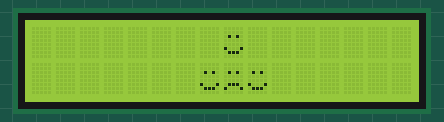
Simulated run of this sketch. Board: Arduino Uno, built with avr-gcc and run on an emulated ATmega328P. On the bench: 16×2 character LCD.

Above: at 0.2 s.
At 1.7 s:
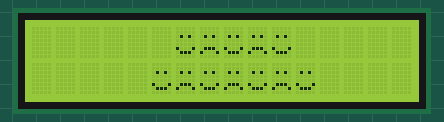
At 3.2 s:
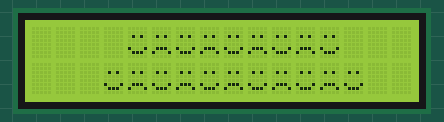
At 5.5 s:
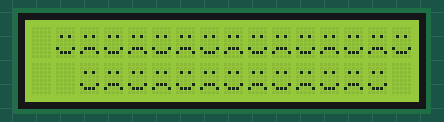
At 8.5 s:
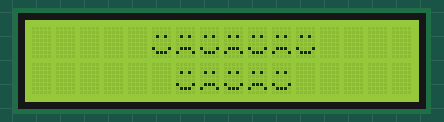
At 11.4 s:
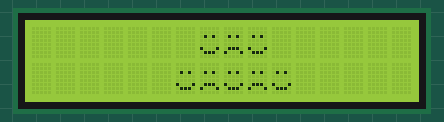

Measured:
- by itself, everything shown: repeats every 10.5 s, in 14 steps
- what the display in image 1 shows lasts 0.7 s, from 1.7 s to 2.4 s
- what the display in image 2 shows lasts 0.7 s, from 3.2 s to 3.9 s

The sketch:

ArduinoLCD_I2C_Diamond.ino
```cpp
#include<Wire.h>
#include <LiquidCrystal_I2C.h>

LiquidCrystal_I2C lcd(0x27,16,2);

byte smiley[8] = {
    0b00000,
    0b00000,
    0b01010,
    0b00000,
    0b00000,
    0b10001,
    0b01110,
    0b00000
};
byte frownie[8] = {
    0b00000,
    0b00000,
    0b01010,
    0b00000,
    0b00000,
    0b01110,
    0b10001,
    0b00000
};

void setup()
{
    lcd.init();
	lcd.begin(16,2);
    lcd.backlight();
    lcd.createChar(0, smiley);
    lcd.createChar(1, frownie);
}

int rowNumber = 0;
bool growing = true;

void loop() {
    if(growing){
        ClearLine(0);
        lcd.setCursor(8-rowNumber,0);
        int firstLineLength = 1 + 2 * rowNumber;
        for (int i = 0; i < firstLineLength; i++)
        {
            lcd.write(byte(i%2 == 0 ? 0 : 1));
        }

        ClearLine(1);
        lcd.setCursor(7-rowNumber,1);
        for (int i = 0; i < firstLineLength + 2; i++)
        {
            lcd.write(byte(i%2 == 0 ? 0 : 1));
        }

        if (rowNumber < 6)
        {
            rowNumber += 1;
        }
        else
        {
            growing = false;
            rowNumber = 0;
        }
    }
    else{
        ClearLine(0);
        lcd.setCursor(rowNumber + 1,0);
        int firstLineLength = 15 - 2 * rowNumber;
        for (int i = 0; i < firstLineLength; i++)
        {
            lcd.write(byte(i%2 == 0 ? 0 : 1));
        }

        ClearLine(1);
        lcd.setCursor(rowNumber+2, 1);
        for (int i = 0; i < firstLineLength - 2; i++)
        {
            lcd.write(byte(i%2 == 0 ? 0 : 1));
        }

        if (rowNumber < 6)
        {
            rowNumber += 1;
        }
        else{
            growing = true;
            rowNumber = 0;
        }
    }
    delay(700);
}

void ClearLine(int lineNum){
    lcd.setCursor(0,lineNum);
    lcd.print("                ");
}
```
